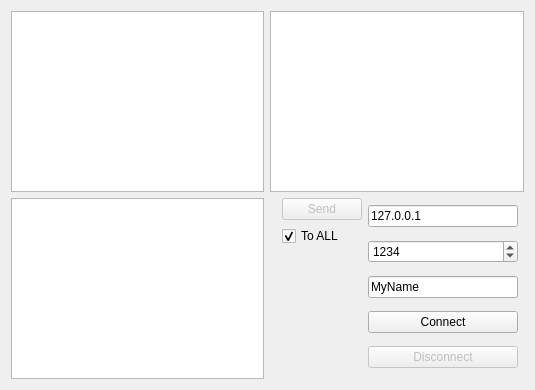
<?xml version="1.0" encoding="UTF-8"?>
<ui version="4.0">
 <class>Dialog</class>
 <widget class="QDialog" name="Dialog">
  <property name="geometry">
   <rect>
    <x>0</x>
    <y>0</y>
    <width>535</width>
    <height>390</height>
   </rect>
  </property>
  <property name="windowTitle">
   <string>Lab2 client</string>
  </property>
  <layout class="QGridLayout" name="gridLayout">
   <item row="1" column="3">
    <layout class="QVBoxLayout" name="verticalLayout_2">
     <item>
      <widget class="QPushButton" name="pbSend">
       <property name="enabled">
        <bool>false</bool>
       </property>
       <property name="text">
        <string>Send</string>
       </property>
      </widget>
     </item>
     <item>
      <widget class="QCheckBox" name="cbToAll">
       <property name="text">
        <string>To ALL</string>
       </property>
       <property name="checked">
        <bool>true</bool>
       </property>
      </widget>
     </item>
     <item>
      <spacer name="verticalSpacer">
       <property name="orientation">
        <enum>Qt::Vertical</enum>
       </property>
       <property name="sizeHint" stdset="0">
        <size>
         <width>20</width>
         <height>40</height>
        </size>
       </property>
      </spacer>
     </item>
    </layout>
   </item>
   <item row="1" column="0">
    <widget class="QPlainTextEdit" name="pteMessage"/>
   </item>
   <item row="0" column="0">
    <widget class="QListWidget" name="lwLog"/>
   </item>
   <item row="1" column="4">
    <layout class="QVBoxLayout" name="verticalLayout">
     <item>
      <widget class="QLineEdit" name="leHost">
       <property name="text">
        <string>127.0.0.1</string>
       </property>
      </widget>
     </item>
     <item>
      <widget class="QSpinBox" name="sbPort">
       <property name="maximum">
        <number>65536</number>
       </property>
       <property name="value">
        <number>1234</number>
       </property>
      </widget>
     </item>
     <item>
      <widget class="QLineEdit" name="leName">
       <property name="text">
        <string>MyName</string>
       </property>
      </widget>
     </item>
     <item>
      <widget class="QPushButton" name="pbConnect">
       <property name="text">
        <string>Connect</string>
       </property>
      </widget>
     </item>
     <item>
      <widget class="QPushButton" name="pbDisconnect">
       <property name="enabled">
        <bool>false</bool>
       </property>
       <property name="text">
        <string>Disconnect</string>
       </property>
       <property name="autoDefault">
        <bool>true</bool>
       </property>
       <property name="default">
        <bool>false</bool>
       </property>
       <property name="flat">
        <bool>false</bool>
       </property>
      </widget>
     </item>
    </layout>
   </item>
   <item row="0" column="1" colspan="5">
    <widget class="QListWidget" name="lwUsers">
     <property name="selectionMode">
      <enum>QAbstractItemView::MultiSelection</enum>
     </property>
     <property name="sortingEnabled">
      <bool>true</bool>
     </property>
    </widget>
   </item>
  </layout>
 </widget>
 <layoutdefault spacing="6" margin="11"/>
 <resources/>
 <connections/>
</ui>
